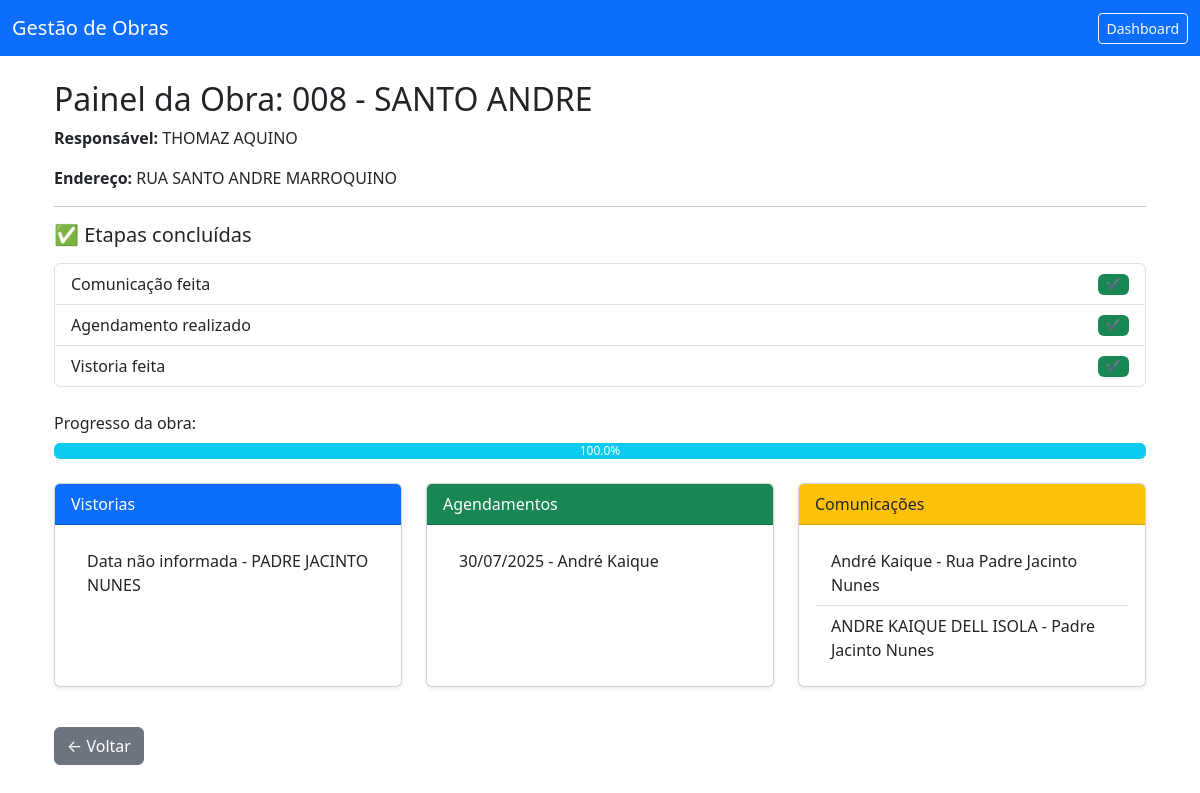
The app's page /obras/2/painel, older data.
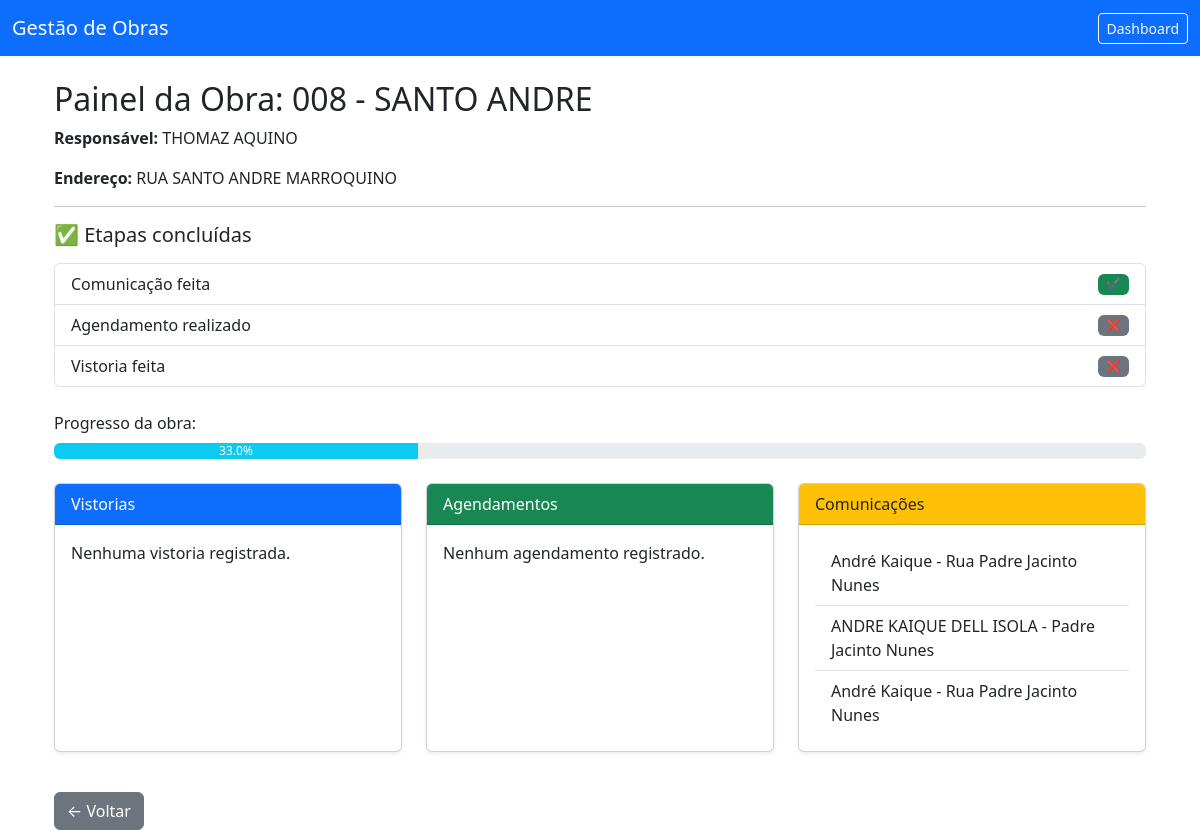
The same page, newer data.
### models.py (models this page shows)
class VistoriaImovel(db.Model):
    id = db.Column(db.Integer, primary_key=True)
    data_1 = db.Column(db.Date)        # ALTERADO
    hora_1 = db.Column(db.Time)        # ALTERADO
    data_2 = db.Column(db.Date)        # ALTERADO
    hora_2 = db.Column(db.Time)        # ALTERADO
    data_3 = db.Column(db.Date)        # ALTERADO
    hora_3 = db.Column(db.Time)        # ALTERADO
    nome_responsavel = db.Column(db.String(100))
    cpf_responsavel = db.Column(db.String(50))
    tipo_vinculo = db.Column(db.String(30))
    municipio = db.Column(db.String(100))
    bairro = db.Column(db.String(100))
    rua = db.Column(db.String(100))
    numero = db.Column(db.String(20))
    complemento = db.Column(db.String(100))
    celular = db.Column(db.String(20))
    tipo_imovel = db.Column(db.String(50))
    soleira = db.Column(db.String(50))
    calcada = db.Column(db.String(100))
    observacoes = db.Column(db.Text)
    fotos = db.relationship("FotoVistoria", back_populates="vistoria", cascade="all, delete-orphan")
    obra_id = db.Column(db.Integer, db.ForeignKey('obra.id', name='fk_vistoria_obra'))
    obra = db.relationship("Obra", backref="vistorias")

class AgendamentoVistoria(db.Model):
    id = db.Column(db.Integer, primary_key=True)
    nome_morador = db.Column(db.String(100), nullable=False)
    celular = db.Column(db.String(20), nullable=False)
    endereco = db.Column(db.String(255), nullable=False)
    bairro = db.Column(db.String(100), nullable=False)
    cidade = db.Column(db.String(100), nullable=False)
    data_agendada = db.Column(db.Date, nullable=False)
    hora_agendada = db.Column(db.Time, nullable=False)
    observacoes = db.Column(db.Text)
    criado_em = db.Column(db.DateTime, default=datetime.utcnow)
    obra_id = db.Column(db.Integer, db.ForeignKey('obra.id', name='fk_agendamento_obra'))
    obra = db.relationship("Obra", backref="agendamentos")

class ComunicacaoObra(db.Model):
    id = db.Column(db.Integer, primary_key=True)
    nome = db.Column(db.String(100), nullable=False)
    cpf = db.Column(db.String(20))
    endereco = db.Column(db.String(255))
    telefone = db.Column(db.String(50))
    comunicado = db.Column(db.String(20))
    economia = db.Column(db.String(50))
    assinatura = db.Column(db.String(100))
    tipo_imovel = db.Column(db.String(200))
    data_envio = db.Column(db.DateTime, default=datetime.utcnow)
    obra_id = db.Column(db.Integer, db.ForeignKey('obra.id', name='fk_comunicacao_obra'))
    obra = db.relationship("Obra", backref="comunicacoes")

### app.py (the view)
@app.route("/obras/<int:id>/painel")
def painel_obra(id):
    obra = Obra.query.get_or_404(id)
    vistorias = VistoriaImovel.query.filter_by(obra_id=id).all()
    agendamentos = AgendamentoVistoria.query.filter_by(obra_id=id).all()
    comunicacoes = ComunicacaoObra.query.filter_by(obra_id=id).all()
    return render_template("obras/painel_obra.html",
                           obra=obra,
                           vistorias=vistorias,
                           agendamentos=agendamentos,
                           comunicacoes=comunicacoes)

### templates/obras/painel_obra.html
{% extends "obras/base.html" %}
{% block content %}
<div class="container mt-4">
  <h2>Painel da Obra: {{ obra.nome }}</h2>
  <p><strong>Responsável:</strong> {{ obra.responsavel }}</p>
  <p><strong>Endereço:</strong> {{ obra.endereco }}</p>
  <hr />
  <h5 class="mb-3">✅ Etapas concluídas</h5>
  <ul class="list-group mb-4">
    <li class="list-group-item d-flex justify-content-between align-items-center">
      Comunicação feita
      <span class="badge bg-{{ comunicacoes|length > 0 and 'success' or 'secondary' }}">
        {{ '✔️' if comunicacoes|length > 0 else '❌' }}
      </span>
    </li>
    <li class="list-group-item d-flex justify-content-between align-items-center">
      Agendamento realizado
      <span class="badge bg-{{ agendamentos|length > 0 and 'success' or 'secondary' }}">
        {{ '✔️' if agendamentos|length > 0 else '❌' }}
      </span>
    </li>
    <li class="list-group-item d-flex justify-content-between align-items-center">
      Vistoria feita
      <span class="badge bg-{{ vistorias|length > 0 and 'success' or 'secondary' }}">
        {{ '✔️' if vistorias|length > 0 else '❌' }}
      </span>
    </li>
  </ul>
  {% set etapas_concluidas = (comunicacoes|length > 0)|int + (agendamentos|length > 0)|int + (vistorias|length > 0)|int %}
  {% set progresso = (etapas_concluidas / 3) * 100 %}
  <div class="mb-4">
    <label class="form-label">Progresso da obra:</label>
    <div class="progress">
      <div class="progress-bar bg-info" role="progressbar" style="width: {{ progresso }}%">
        {{ progresso|round(0) }}%
      </div>
    </div>
  </div>
  <div class="row">
    <div class="col-md-4 col-12 mb-4">
      <div class="card h-100 shadow-sm">
        <div class="card-header bg-primary text-white">Vistorias</div>
        <div class="card-body">
          {% if vistorias %}
            <ul class="list-group list-group-flush">
              {% for vistoria in vistorias %}
              <li class="list-group-item">
                {{ vistoria.data_1.strftime('%d/%m/%Y') if vistoria.data_1 else "Data não informada" }} - {{ vistoria.rua }}
              </li>
              {% endfor %}
            </ul>
          {% else %}
            <p>Nenhuma vistoria registrada.</p>
          {% endif %}
        </div>
      </div>
    </div>
    <div class="col-md-4 col-12 mb-4">
      <div class="card h-100 shadow-sm">
        <div class="card-header bg-success text-white">Agendamentos</div>
        <div class="card-body">
          {% if agendamentos %}
            <ul class="list-group list-group-flush">
              {% for ag in agendamentos %}
              <li class="list-group-item">
                {{ ag.data_agendada.strftime('%d/%m/%Y') }} - {{ ag.nome_morador }}
              </li>
              {% endfor %}
            </ul>
          {% else %}
            <p>Nenhum agendamento registrado.</p>
          {% endif %}
        </div>
      </div>
    </div>
    <div class="col-md-4 col-12 mb-4">
      <div class="card h-100 shadow-sm">
        <div class="card-header bg-warning text-dark">Comunicações</div>
        <div class="card-body">
          {% if comunicacoes %}
            <ul class="list-group list-group-flush">
              {% for c in comunicacoes %}
              <li class="list-group-item">{{ c.nome }} - {{ c.endereco }}</li>
              {% endfor %}
            </ul>
          {% else %}
            <p>Sem comunicações registradas.</p>
          {% endif %}
        </div>
      </div>
    </div>
  </div>
  <a href="{{ url_for('obras') }}" class="btn btn-secondary mt-3">← Voltar</a>
</div>
{% endblock %}

Row changes from the older to the newer data that the page shows:
removed VistoriaImovel: data_1 "Data não informada", rua "PADRE JACINTO NUNES"
removed AgendamentoVistoria: data_agendada "30/07/2025", nome_morador "André Kaique"
added ComunicacaoObra: nome "André Kaique", endereco "Rua Padre Jacinto Nunes"
Text that changed along with them:
{{ '✔️' if agendamentos|length > 0 else '❌' }}: "✔️" → "❌"
{{ '✔️' if vistorias|length > 0 else '❌' }}: "✔️" → "❌"
{{ progresso }}: 100.0 → 33.33333333333333 (drawn)
{{ progresso|round(0) }}: "100.0" → "33.0"
text now shown: "Nenhuma vistoria registrada. Nenhum agendamento registrado."
